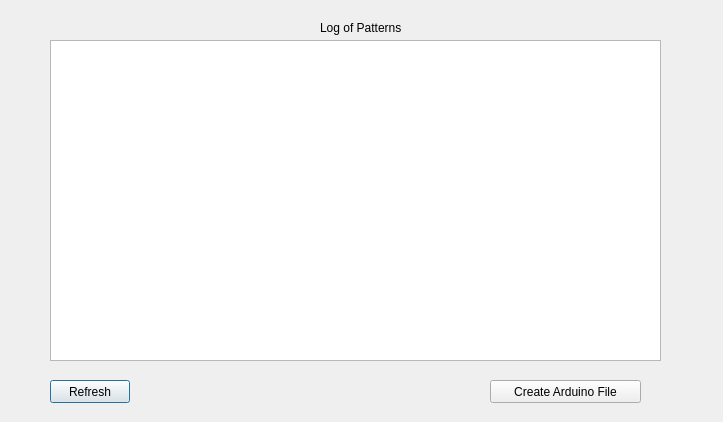
<?xml version="1.0" encoding="UTF-8"?>
<ui version="4.0">
 <class>DisplayWindow</class>
 <widget class="QDialog" name="DisplayWindow">
  <property name="geometry">
   <rect>
    <x>0</x>
    <y>0</y>
    <width>723</width>
    <height>422</height>
   </rect>
  </property>
  <property name="windowTitle">
   <string>Dialog</string>
  </property>
  <widget class="QTextBrowser" name="displayInfo">
   <property name="geometry">
    <rect>
     <x>50</x>
     <y>40</y>
     <width>611</width>
     <height>321</height>
    </rect>
   </property>
  </widget>
  <widget class="QPushButton" name="refreshButton">
   <property name="geometry">
    <rect>
     <x>50</x>
     <y>380</y>
     <width>80</width>
     <height>23</height>
    </rect>
   </property>
   <property name="text">
    <string>Refresh</string>
   </property>
  </widget>
  <widget class="QLabel" name="label">
   <property name="geometry">
    <rect>
     <x>320</x>
     <y>20</y>
     <width>121</width>
     <height>16</height>
    </rect>
   </property>
   <property name="text">
    <string>Log of Patterns</string>
   </property>
  </widget>
  <widget class="QPushButton" name="createArduinoButton">
   <property name="geometry">
    <rect>
     <x>490</x>
     <y>380</y>
     <width>151</width>
     <height>23</height>
    </rect>
   </property>
   <property name="text">
    <string>Create Arduino File</string>
   </property>
  </widget>
 </widget>
 <resources/>
 <connections/>
</ui>
